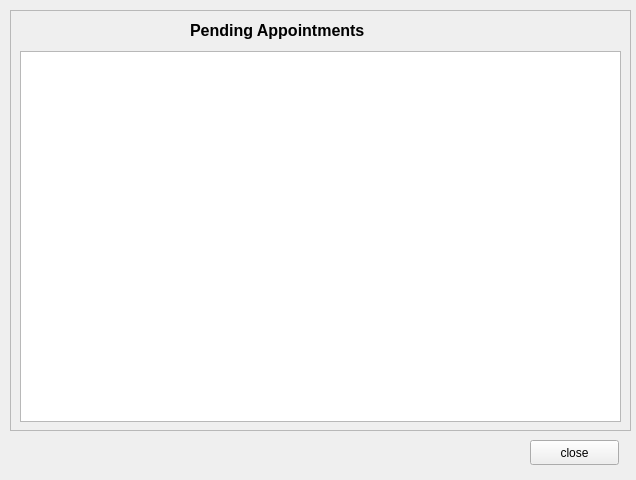
<?xml version="1.0" encoding="UTF-8"?>
<ui version="4.0">
 <class>pendingAppointmentDoctor</class>
 <widget class="QWidget" name="pendingAppointmentDoctor">
  <property name="geometry">
   <rect>
    <x>0</x>
    <y>0</y>
    <width>636</width>
    <height>480</height>
   </rect>
  </property>
  <property name="windowTitle">
   <string>Appointments</string>
  </property>
  <widget class="QFrame" name="frame">
   <property name="geometry">
    <rect>
     <x>10</x>
     <y>10</y>
     <width>621</width>
     <height>421</height>
    </rect>
   </property>
   <property name="frameShape">
    <enum>QFrame::StyledPanel</enum>
   </property>
   <property name="frameShadow">
    <enum>QFrame::Raised</enum>
   </property>
   <widget class="QLabel" name="title">
    <property name="geometry">
     <rect>
      <x>180</x>
      <y>0</y>
      <width>251</width>
      <height>41</height>
     </rect>
    </property>
    <property name="styleSheet">
     <string notr="true">font-size:12pt;
font-weight: bold;</string>
    </property>
    <property name="text">
     <string>Pending Appointments</string>
    </property>
   </widget>
   <widget class="QTableWidget" name="tableWidget">
    <property name="geometry">
     <rect>
      <x>10</x>
      <y>41</y>
      <width>601</width>
      <height>371</height>
     </rect>
    </property>
    <property name="sizePolicy">
     <sizepolicy hsizetype="Fixed" vsizetype="Fixed">
      <horstretch>0</horstretch>
      <verstretch>0</verstretch>
     </sizepolicy>
    </property>
   </widget>
  </widget>
  <widget class="QPushButton" name="okButton">
   <property name="geometry">
    <rect>
     <x>530</x>
     <y>440</y>
     <width>89</width>
     <height>25</height>
    </rect>
   </property>
   <property name="text">
    <string>close</string>
   </property>
  </widget>
 </widget>
 <resources/>
 <connections/>
</ui>
